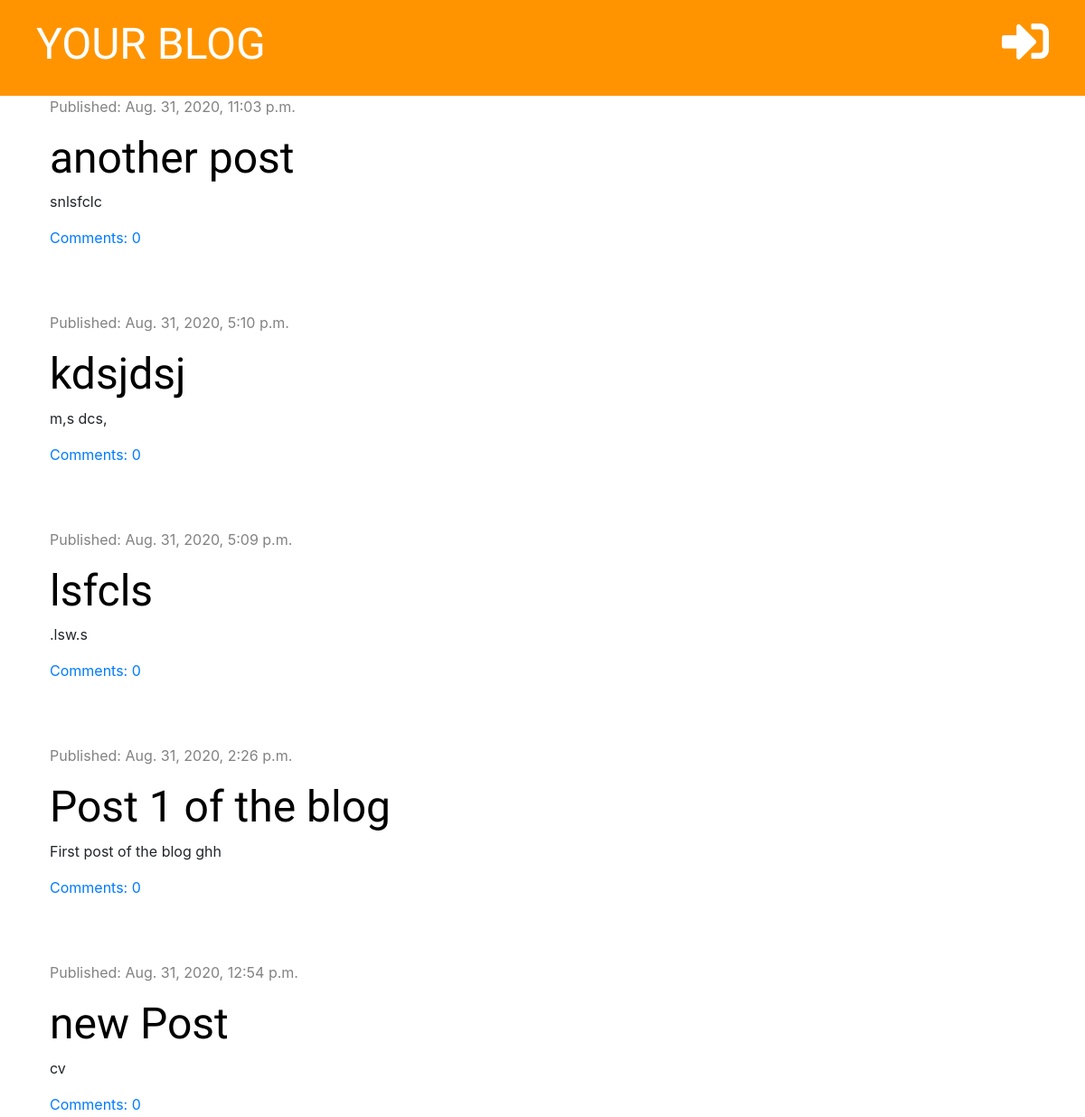
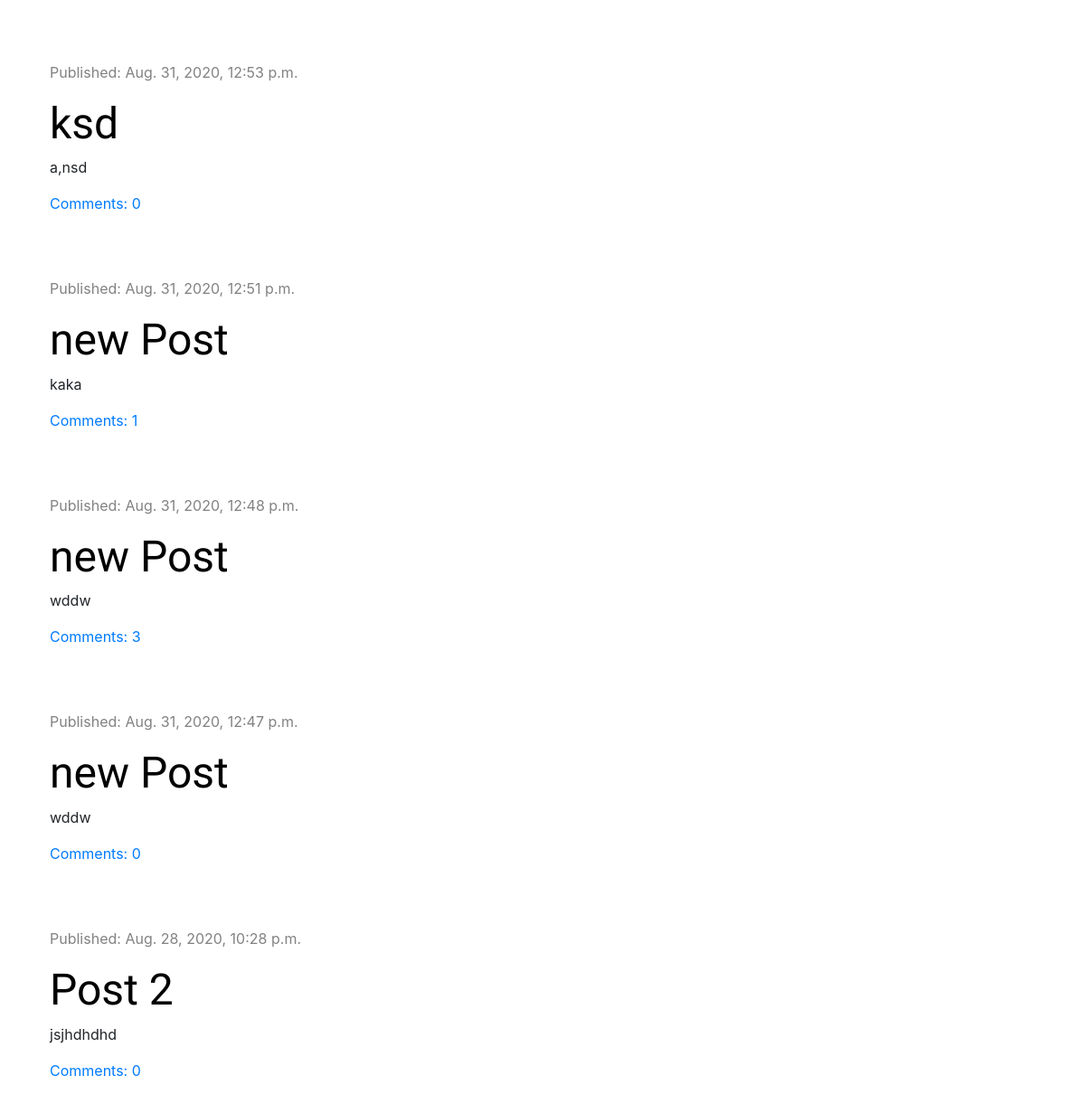
The page / on the database its author committed (2 pictures, top to bottom).
### blog/models.py (models this page shows, shortened)
class Post(models.Model):
    author = models.ForeignKey('auth.User', on_delete=models.CASCADE)
    title = models.CharField(max_length=200)
    text = models.TextField()
    created_date = models.DateTimeField(default=timezone.now)
    published_date = models.DateTimeField(blank=True, null=True)
    def approved_comments(self):
        return self.comments.filter(approved=True)

### blog/views.py (the view)
# urls.py: path('', views.post_list, name='post_list'),
def post_list(request):
    posts = Post.objects.filter(published_date__lte=timezone.now()).order_by('-published_date')
    stuff_for_frontend = {'posts': posts}
    return render(request, 'blog/post_list.html', stuff_for_frontend)

### blog/templates/blog/post_list.html (shortened to what this page needs)
{% extends 'blog/base.html' %}
{% block content %}
                {% for post in posts %}
                    <div class="post">
                        <div class="date">
                            <p>Published: {{ post.published_date }}</p>
                        </div>
                        <h1><a href="{% url 'post_detail' pk=post.pk %}">{{ post.title }}</a></h1>
                        <p>{{ post.text|truncatechars:50|linebreaksbr }}</p>
                        <a href="{% url "post_detail" pk=post.pk %}">Comments: {{ post.approved_comments.count }}</a>
                    </div>
                {% endfor %}
{% endblock %}

### blog/static/css/blog.css (style rules this page uses)
h1, h2, h3, h4 { font-family: 'Tangerine', 'Inconsolata', 'Droid Sans', 'serif'; font-size: 48px; }
.date { color: #828282; }
.post { margin-bottom: 70px; }
.post h1 a { color: black; }

### rows shown on the page
Post: published_date "Aug. 31, 2020, 11:03 p.m.", title "another post", text "snlsfclc", approved_comments.count "0"
Post: published_date "Aug. 31, 2020, 5:10 p.m.", title "kdsjdsj", text "m,s dcs,", approved_comments.count "0"
Post: published_date "Aug. 31, 2020, 5:09 p.m.", title "lsfcls", text ".lsw.s", approved_comments.count "0"
Post: published_date "Aug. 31, 2020, 2:26 p.m.", title "Post 1 of the blog", text "First post of the blog ghh", approved_comments.count "0"
Post: published_date "Aug. 31, 2020, 12:54 p.m.", title "new Post", text "cv", approved_comments.count "0"
Post: published_date "Aug. 31, 2020, 12:53 p.m.", title "ksd", text "a,nsd", approved_comments.count "0"
Post: published_date "Aug. 31, 2020, 12:51 p.m.", title "new Post", text "kaka", approved_comments.count "1"
Post: published_date "Aug. 31, 2020, 12:48 p.m.", title "new Post", text "wddw", approved_comments.count "3"
Post: published_date "Aug. 31, 2020, 12:47 p.m.", title "new Post", text "wddw", approved_comments.count "0"
Post: published_date "Aug. 28, 2020, 10:28 p.m.", title "Post 2", text "jsjhdhdhd", approved_comments.count "0"
